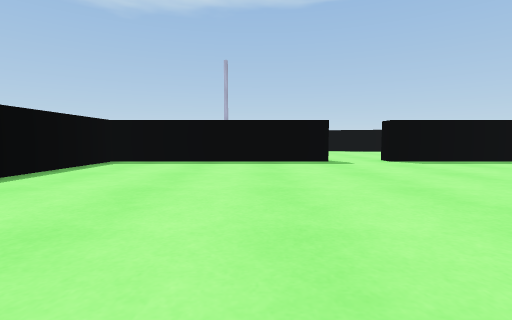
View 1 (above)

14 first-person views from a walk through a scene from a Unity 3-D project. The camera is 0.51 m above the floor, tilts 4° down and sees 85° across. The floor is counted in squares, 1 m on a side. Each view is taken from the middle of a square. On the plan, view 1 faces up. The plan holds only what a view shows up to about 9 squares ahead; the rest is blank. Surface patterns are stand-ins for the level's own textures.

View 2
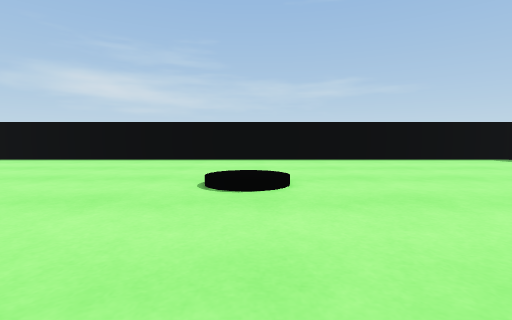

View 3
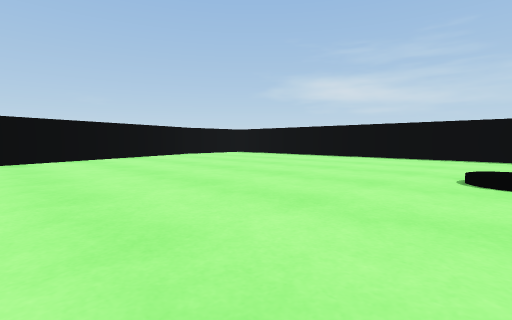

View 4
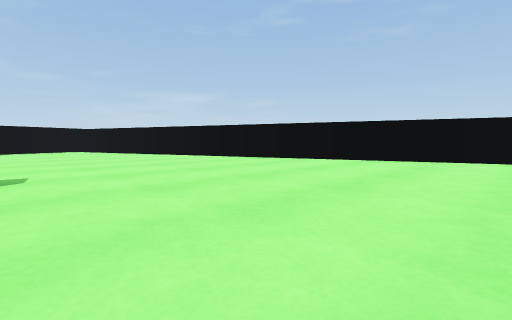

View 5
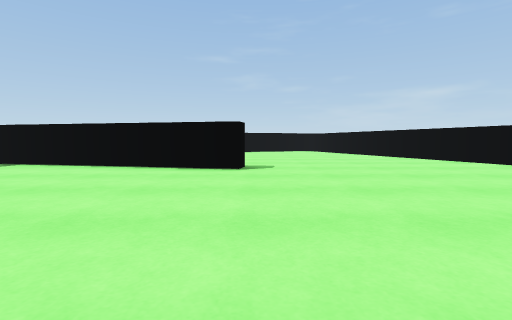

View 6
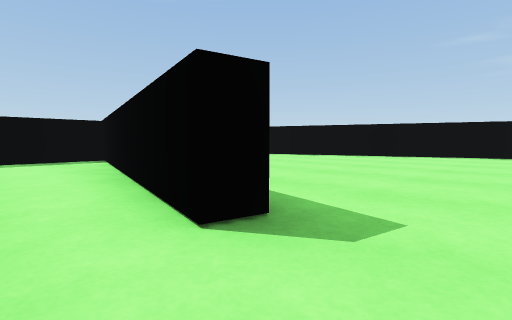

View 7
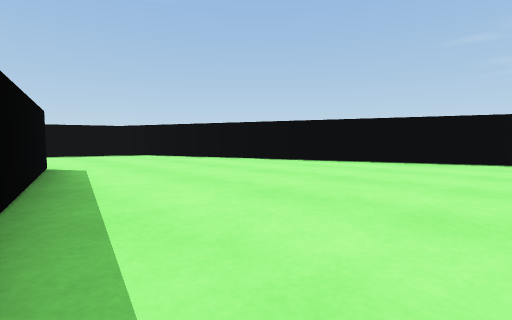

View 8
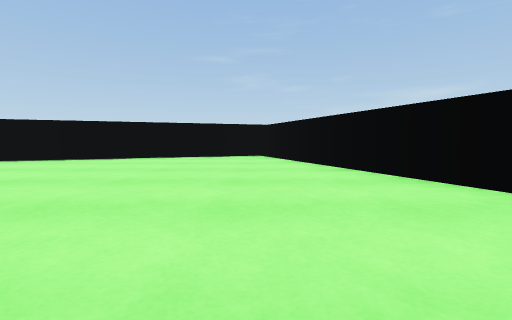

View 9
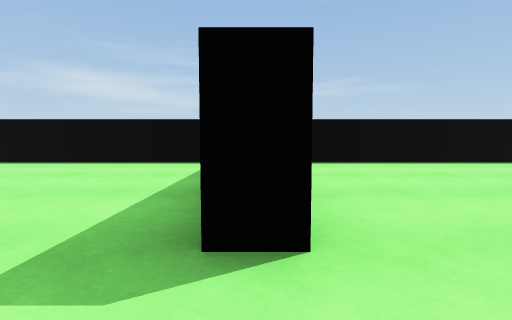

View 10
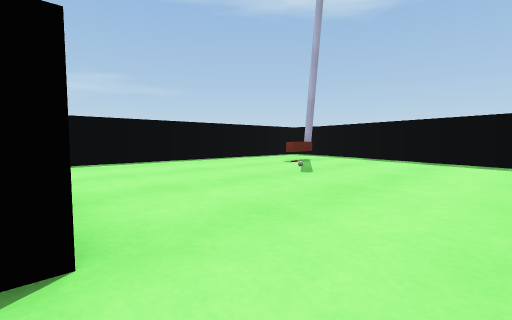

View 11
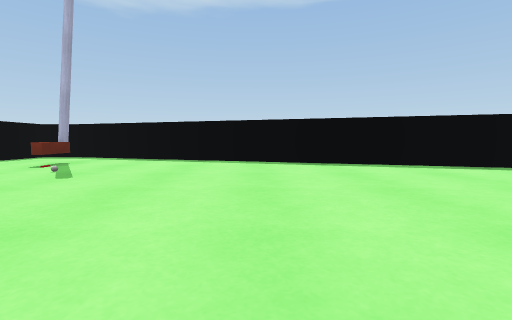

View 12
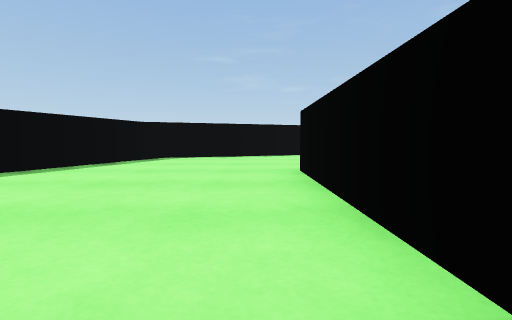

View 13
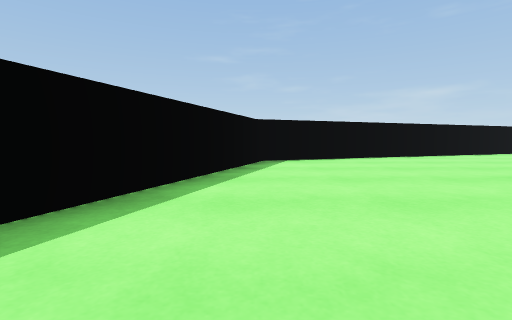

View 14
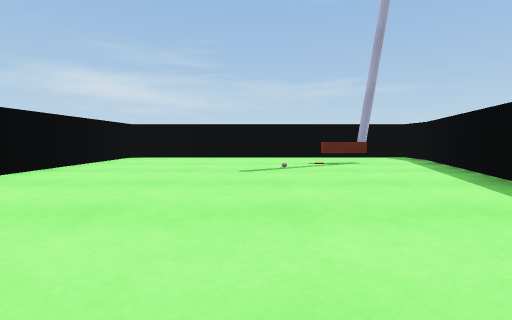

### Floor plan
Points are (right, up) in squares from view 1. A wall is a line through its corners. A room is listed if a view was taken in it or the views show most of it. See-through windows are left out.
Room 1 (views 1, 2, 3, 4, 5, 6, 7, 8, 9, 10, 11, 12, 13, 14)
walls: (7.4, 0.2) (6.9, 0.4) (8.3, 6.7) (3.3, 6.7) (3.3, 7.2); (1.9, 6.7) (-3.5, 6.7) (-3.5, -6.9); (8.9, 7.1) (8.7, 6.5); (13.4, -4.5) (17.1, -3.2) (11.8, 10.9) (-2.4, 15.5) (-3.5, 15.5) (-3.5, 7.3) (0.9, 7.3); (0.9, -8.9) (10.1, -5.7)
objects: other object (-1, 13)

Where each view was taken, in squares from view 1:
view 1: 0 up, 0 right, facing up
view 2: 0 up, 4 right, facing left
view 3: 0 up, 5 right, facing down-left
view 4: 0 up, 3 right, facing down-right
view 5: 0 up, 1 right, facing right
view 6: 1 down, 6 right, facing up-right
view 7: 1 up, 8 right, facing up-right
view 8: 3 down, 8 right, facing right
view 9: 7 up, 3 right, facing left
view 10: 7 up, 3 right, facing up-left
view 11: 7 up, 3 right, facing up
view 12: 8 up, 4 right, facing right
view 13: 11 up, 5 right, facing right
view 14: 11 up, 5 right, facing left
